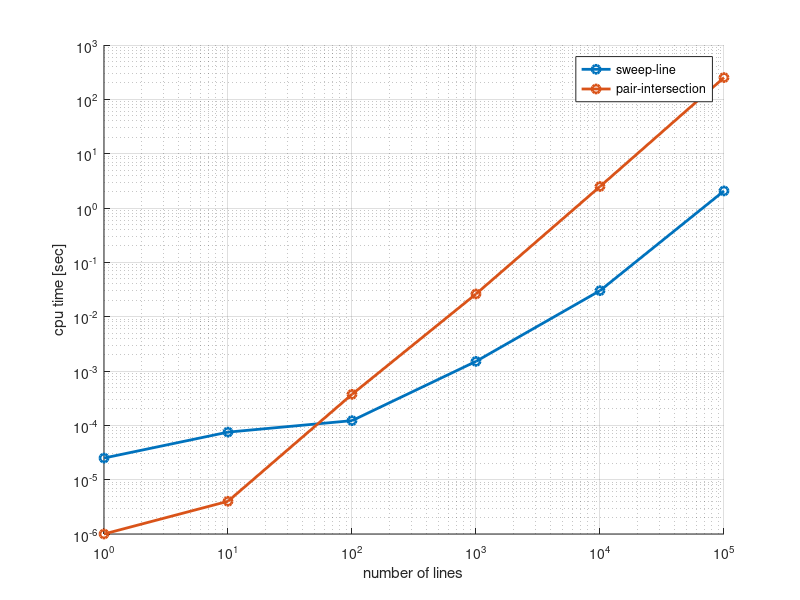

MATLAB code to generate this figure:
%close all
clear all
clc


data=[1 0 2.5e-05 0 1e-06
10 0 7.5e-05 0 4e-06
100 0 0.000122 0 0.000372
1000 5 0.001503 5 0.02618
10000 619 0.030126 621 2.48689
100000 61291 2.0629 61412 251.439];

figure
clf 
hold on
plot(data(:,1),data(:,3),'o-','Linewidth',2)
plot(data(:,1),data(:,5),'o-','Linewidth',2)
set(gca,'XScale','log')
set(gca,'YScale','log')
xlabel('number of lines')
ylabel('cpu time [sec]')
grid on
legend('sweep-line','pair-intersection')